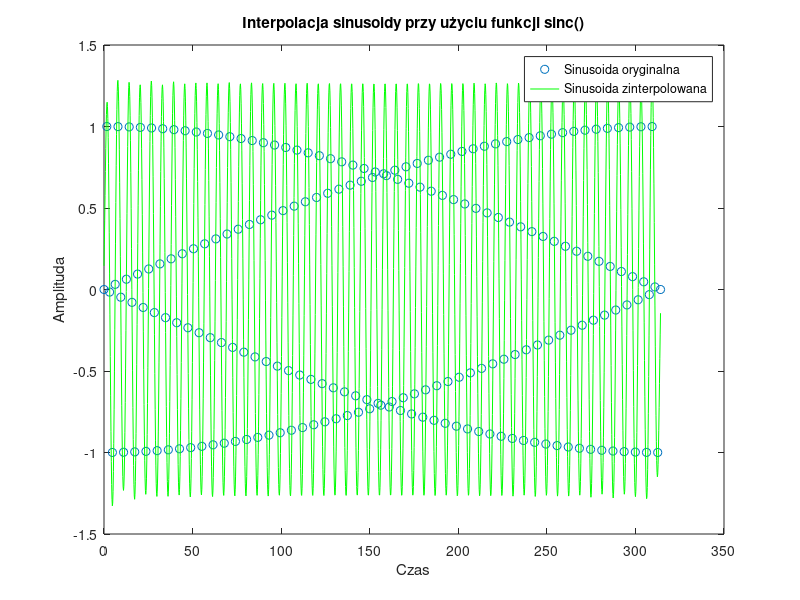

MATLAB code to generate this figure:
clear all
close all
clc

N = 200;
M=4;
t = linspace(0, (N/M)*2*pi, N); 
x = sin(t);
T=2*pi;
t_interp = linspace(0, (N/M)*2*pi, N*8); 
x_interp = zeros(size(t_interp)); 

for i = 1:length(t_interp)
    for n = 1:length(t)
        x_interp(i) = x_interp(i) + x(n) * sinc(pi/T * (t_interp(i) - t(n)));
    end
end

plot(t, x, 'o', t_interp, x_interp, 'g-'); 
legend('Sinusoida oryginalna', 'Sinusoida zinterpolowana');
xlabel('Czas');
ylabel('Amplituda');
title('Interpolacja sinusoidy przy użyciu funkcji sinc()');